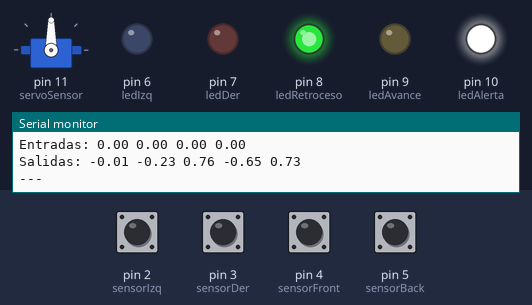
Bench run of a sketch on a simulated Arduino Uno, built with avr-gcc and run on an emulated ATmega328P. Shown: servo, output pins drawn as LEDs (lit = HIGH), the last lines printed to the serial monitor. Inputs (shaded band) come from the test bench; at power-on: pin 2 (sensorIzq), pin 3 (sensorDer), pin 4 (sensorFront), pin 5 (sensorBack) HIGH.

Above: at 2.8 s.
2.9 s: pin 2 (sensorIzq) driven LOW
At 4.1 s:
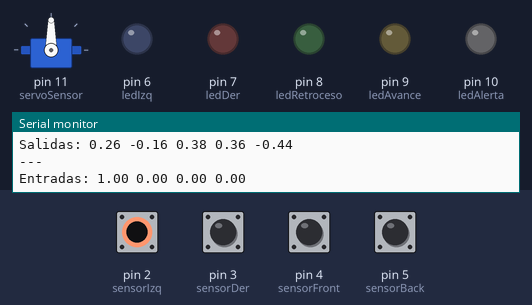
4.5 s: pin 4 (sensorFront) driven LOW
At 6.3 s:
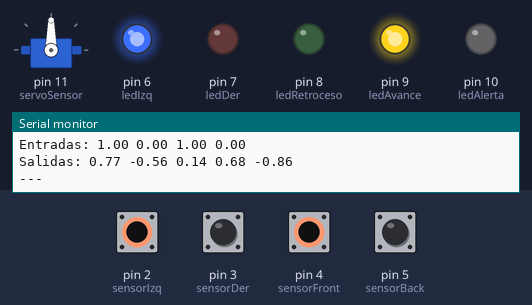
6.6 s: pin 3 (sensorDer) driven LOW
At 7.5 s:
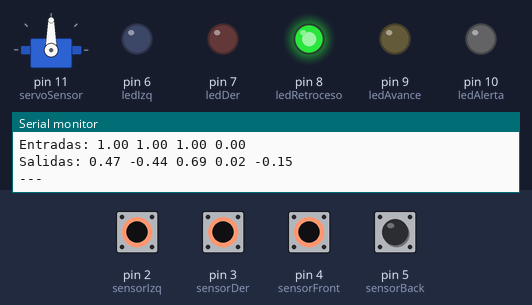
8.6 s: pin 3 (sensorDer) driven HIGH
At 9.9 s:
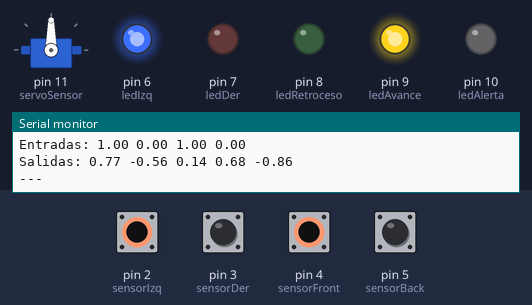
10.6 s: pin 2 (sensorIzq) driven HIGH
At 12.2 s:
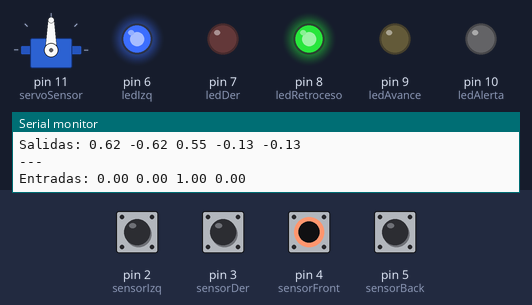
12.6 s: pin 4 (sensorFront) driven HIGH
At 14.6 s:
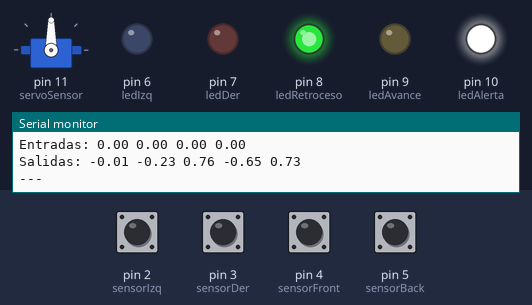
Timing chart, 0 to 15.7 s (numbered marks = the images above; inputs shaded):
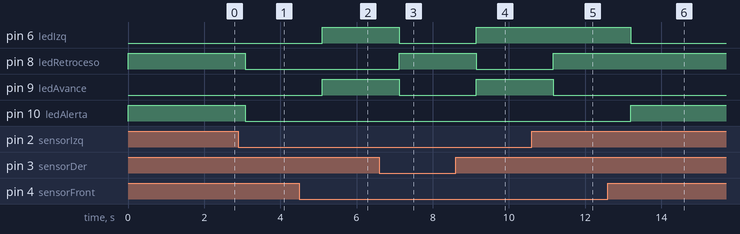

Measured:
- after the input at 2.9 s, pin 8 (ledRetroceso), pin 10 (ledAlerta): HIGH → LOW after 0.18 s
- after the input at 4.5 s, pin 6 (ledIzq), pin 9 (ledAvance): LOW → HIGH after 0.60 s
- after the input at 6.6 s, pin 6 (ledIzq), pin 9 (ledAvance): HIGH → LOW after 0.53 s; pin 8 (ledRetroceso): LOW → HIGH after 0.53 s
- after the input at 8.6 s, pin 6 (ledIzq), pin 9 (ledAvance): LOW → HIGH after 0.55 s; pin 8 (ledRetroceso): HIGH → LOW after 0.55 s
- after the input at 10.6 s, pin 8 (ledRetroceso): LOW → HIGH after 0.57 s; pin 9 (ledAvance): HIGH → LOW after 0.57 s
- after the input at 12.6 s, pin 6 (ledIzq): HIGH → LOW after 0.59 s; pin 10 (ledAlerta): LOW → HIGH after 0.59 s

The sketch:

sketch.ino
```cpp
#include <Servo.h>

// Simulación de entradas (botones) y salidas (LEDs)
const int sensorIzq = 2;      // Botón 1
const int sensorDer = 3;      // Botón 2
const int sensorFront = 4;    // Botón 3
const int sensorBack = 5;     // Botón 4

const int ledIzq = 6;         // LED azul
const int ledDer = 7;         // LED rojo
const int ledRetroceso = 8;   // LED verde
const int ledAvance = 9;      // LED amarillo
const int ledAlerta = 10;     // LED blanco

Servo servoSensor; // Servo simulado (opcional)

// Configuración de la red neuronal simulada
const int InputNodes = 5;  // 4 entradas + 1 bias
const int HiddenNodes = 4;
const int OutputNodes = 5;
double Hidden[HiddenNodes];
double Output[OutputNodes];

// Pesos simulados (pueden reemplazarse por valores entrenados)
float HiddenWeights[5][4] = {
  {0.8, -0.3, 0.6, -0.2},
  {-0.5, 0.7, -0.1, 0.9},
  {0.3, -0.4, 0.8, -0.6},
  {0.5, 0.2, -0.9, 0.4},
  {1.0, 0.5, 0.3, -0.7}
};

float OutputWeights[4][5] = {
  {0.6, -0.5, 0.8, -0.3, 0.2},
  {0.2, 0.7, -0.6, 0.9, -0.8},
  {-0.5, 0.3, 0.6, -0.4, 0.7},
  {0.4, -0.7, 0.2, 0.5, -0.9}
};

// Inicialización
void setup() {
  Serial.begin(9600);
  pinMode(sensorIzq, INPUT_PULLUP);
  pinMode(sensorDer, INPUT_PULLUP);
  pinMode(sensorFront, INPUT_PULLUP);
  pinMode(sensorBack, INPUT_PULLUP);

  pinMode(ledIzq, OUTPUT);
  pinMode(ledDer, OUTPUT);
  pinMode(ledRetroceso, OUTPUT);
  pinMode(ledAvance, OUTPUT);
  pinMode(ledAlerta, OUTPUT);

  servoSensor.attach(11);
  servoSensor.write(90);

  Serial.println("Red Neuronal - Coche Inteligente Simulado");
}

// Bucle principal
void loop() {
  // Lectura de sensores (1 = no presionado, 0 = presionado)
  double entrada1 = !digitalRead(sensorIzq);
  double entrada2 = !digitalRead(sensorDer);
  double entrada3 = !digitalRead(sensorFront);
  double entrada4 = !digitalRead(sensorBack);

  // Crear vector de entrada
  double inputs[] = {1.0, entrada1, entrada2, entrada3, entrada4}; // incluye bias

  // Procesar red neuronal simulada
  forward(inputs);

  // Acciones simuladas
  digitalWrite(ledIzq, Output[0] > 0.5);
  digitalWrite(ledDer, Output[1] > 0.5);
  digitalWrite(ledRetroceso, Output[2] > 0.5);
  digitalWrite(ledAvance, Output[3] > 0.5);
  digitalWrite(ledAlerta, Output[4] > 0.5);

  // Mostrar estado en consola
  Serial.print("Entradas: ");
  Serial.print(entrada1); Serial.print(" ");
  Serial.print(entrada2); Serial.print(" ");
  Serial.print(entrada3); Serial.print(" ");
  Serial.print(entrada4); Serial.println();

  Serial.print("Salidas: ");
  for (int i = 0; i < OutputNodes; i++) {
    Serial.print(Output[i], 2);
    Serial.print(" ");
  }
  Serial.println("\n---");

  delay(1000);
}

// Función feedforward simplificada
void forward(double inputs[]) {
  // Capa oculta
  for (int i = 0; i < HiddenNodes; i++) {
    double sum = 0;
    for (int j = 0; j < InputNodes; j++) {
      sum += inputs[j] * HiddenWeights[j][i];
    }
    Hidden[i] = tanh(sum);
  }

  // Capa de salida
  for (int i = 0; i < OutputNodes; i++) {
    double sum = 0;
    for (int j = 0; j < HiddenNodes; j++) {
      sum += Hidden[j] * OutputWeights[j][i];
    }
    Output[i] = tanh(sum);
  }
}
```
